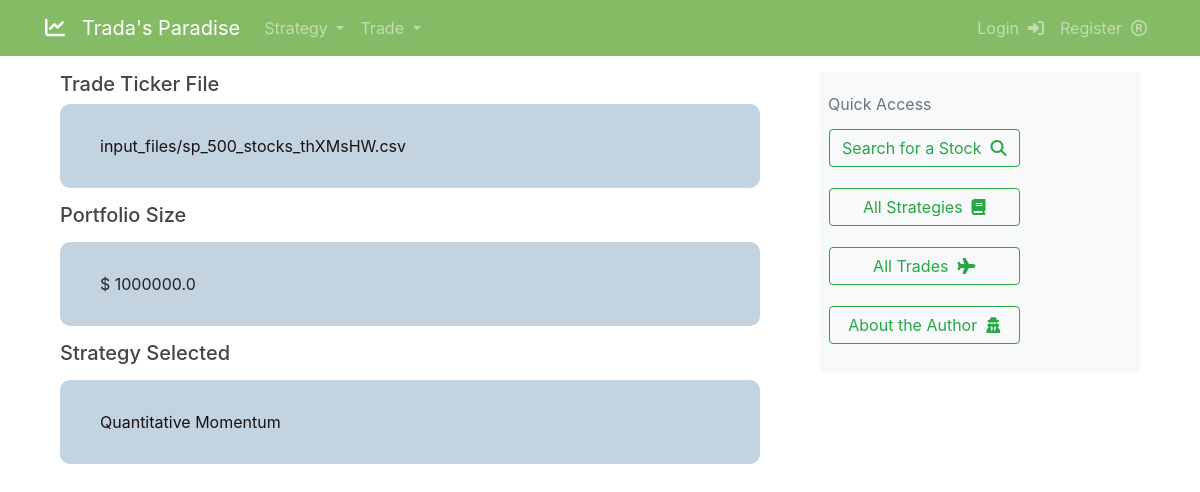
Screenshot of /trade/5/ with the database file from the repository.
### strategies/models.py (models this page shows, shortened)
class Trade(models.Model):
    tickers = models.FileField(upload_to="input_files/", validators=[FileExtensionValidator(allowed_extensions=['csv'])])
    portfolio_size = models.FloatField()
    trading_strategy = models.ForeignKey(Strategy, on_delete=models.CASCADE)

class Strategy(models.Model):
    name = models.CharField(max_length=255, unique=True)
    description = models.CharField(max_length=255)
    script = models.FileField(upload_to="strategy_scripts/", validators=[FileExtensionValidator(allowed_extensions=['py'])])

### strategies/views.py (the view)
# urls.py: path('trade/<int:pk>/', TradeDetailView.as_view(), name='trade-detail'),
class TradeDetailView(DetailView):
    model = Trade
    def get_context_data(self, **kwargs):
        context = super(TradeDetailView, self).get_context_data(**kwargs)
        context["strategies"] = get_all_strategies()
        return context

### strategies/helper.py (called while the page is built)
def get_all_strategies():
    result = []
    for strategy in Strategy.objects.order_by("name"):
        result.append(strategy)
    return result

### strategies/templates/strategies/trade_detail.html (shortened to what this page needs)
{% extends "strategies/base.html" %}
{% block content %}
<div class="container">
    <div class="row">
        <div class="col-md-12">
            <h5>Trade Ticker File</h5>
            <div class="project-info-box mt-0">
                <a class = "mb-0" href="{% url 'download-ticker' trade.id %}" download="tickers.csv" target="_blank">
                    <p class="mb-0" style="color: rgb(22, 18, 18)">{{trade.tickers}}</p>
                </a>
            </div>
            <h5>Portfolio Size</h5>
            <div class="project-info-box">
                <p class="mb-0">$ {{trade.portfolio_size}}</p>
            </div>
            <h5>Strategy Selected</h5>
            <div class="project-info-box">
                <a class = "mb-0" href="{% url 'strategy-detail' trade.trading_strategy.id %}">
                    <p class="mb-0" style="color: rgb(22, 18, 18)">{{trade.trading_strategy.name}}</p>
                </a>
            </div>
        </div>
    </div>
</div>
{% endblock content %}

### strategies/static/strategies/main.css (style rules this page uses)
h1, h2, h3, h4, h5, h6 { color: #444444; }
.project-info-box { margin: 15px 0; background-color: #c4d3e0; padding: 30px 40px; border-radius: 10px; border-width: medium; border-color: #85bb65; }
.project-info-box p { margin-bottom: 15px; padding-bottom: 15px; border-bottom: 1px solid #d5dadb; }
.project-info-box p:last-child { margin-bottom: 0; padding-bottom: 0; border-bottom: none; }

### rows the page displays
Trade: tickers "input_files/sp_500_stocks_thXMsHW.csv", portfolio_size "1000000.0", trading_strategy.name "Quantitative Momentum"
